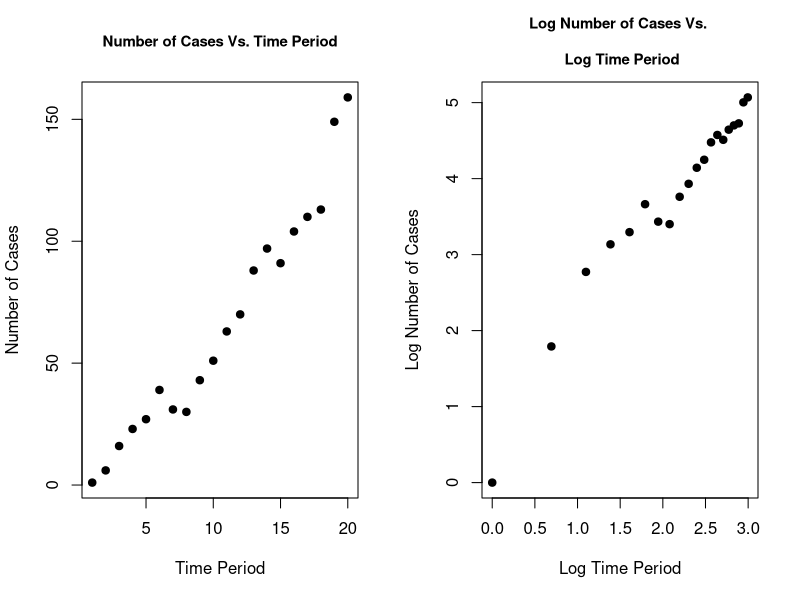

Source code (R):
x <- 1:20
y <- c(1,6,16,23,27,39,31,30,43,51,63,70,88,97,91,104,110,113,149,159)

# Plots: ###################################################################
par(mfrow=c(1,2),cex.main=.9)

# 1a)
plot(x,y,pch=20,cex=1.5,main="Number of Cases Vs. Time Period",
     xlab="Time Period",ylab="Number of Cases")

# 1b)
plot(log(x),log(y),pch=20,cex=1.5,main="Log Number of Cases Vs. 
     \n Log Time Period", xlab="Log Time Period",ylab="Log Number of Cases")
############################################################################

# 1c)
iwls <- function(X,y,b=NULL,eps=1e-5,maxits=500) {
  X <- cbind(1,X)
  if (is.null(b)) b <- matrix(0,ncol(X),1)
  diff <- 1
  its <- 0

  while(diff>eps && its<maxits) {
    old.b <- b
    Xb <- X%*%b
    W <- diag(as.numeric(exp(Xb)))
    z <- Xb + y/exp(Xb) - 1
    tW <- t(X)%*%W
    b <- solve(tW%*%X,tW %*% z)
    diff <- sqrt(sum((b-old.b)^2))
    its <- its + 1
  }

  rownames(b) <- c("Intercept","Slope")
  cat("Iterations: ",its,"\n")
  cov.b <- solve(tW%*%X)
  colnames(cov.b) <- rownames(cov.b) <- rownames(b)

  list("b"=b,"cov"=cov.b)
}

out <- iwls(log(x),y)
out$b

# 1d)
poismod <- glm(y~log(x),family=poisson)
summary(poismod)

# 1e)
out$cov
M <- matrix(0,2,3)
M[1,] <- c(out$b[1],qnorm(c(.025,.975),out$b[1],sqrt(diag(out$cov)[1])))
M[2,] <- c(out$b[2],qnorm(c(.025,.975),out$b[2],sqrt(diag(out$cov)[2])))
colnames(M) <- c("Estimate","Lower.CI","Upper.CI")
rownames(M) <- c("Intercept","Slope")
M

# Since neither confidence intervals contain 0, both betas are significant at
# the 95% confidence level.
